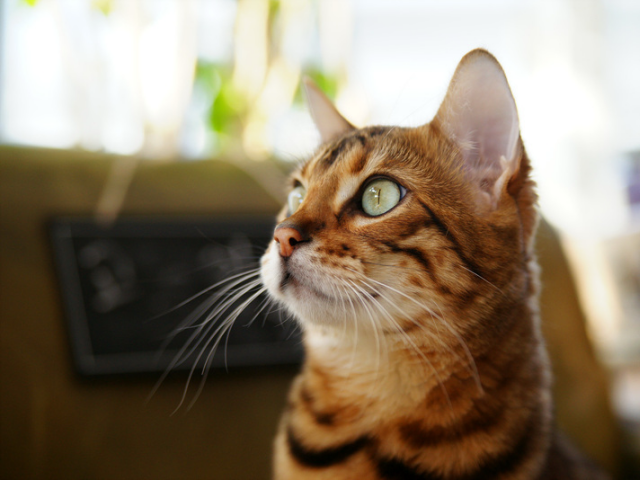
#> input picture OpenCV/cat.bmp, 640 x 480 px, given in place of cat.jpg, which was not available
$ python m2_mosaic-test.py
#> lines starting #> are read from the running program, lines starting #| are printed output that depends on the picture; after the words box and inside, x2 and y2 are one past the last pixel; in counts of white or black regions, pixels touching at a corner belong together; pictures that were not available may be replaced by others from this repository, and a replacement may not be noted
#> further down, img is the input picture: shape (480, 640, 3); mean B, G, R 104.5, 125.6, 140.8
import matplotlib.pyplot as plt
import cv2
def mosaic(img, rect, size):
    # 모자이크 적용할 부분 추출하기
#> called with rect = (50, 50, 450, 450), size = 10
    (x1, y1, x2, y2) = rect
    w = x2 - x1
    h = y2 - y1
    i_rect = img[y1:y2, x1:x2]
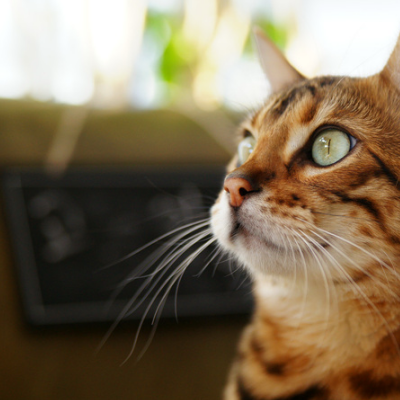
#> i_rect: shape (400, 400, 3); mean B, G, R 87.3, 111.9, 127.7

    # 축소하고 확대하기
    i_small = cv2.resize(i_rect, (size, size))
    i_mos = cv2.resize(i_small, (w, h), interpolation=cv2.INTER_AREA)
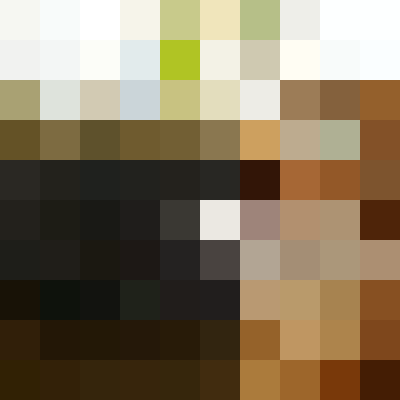
#> i_mos: shape (400, 400, 3); mean of channels 0, 1, 2 92.5, 116.7, 131.6; drawn as B, G, R

    # 모자이크 적용하기
    img2 = img.copy()
    img2[y1:y2, x1:x2] = i_mos
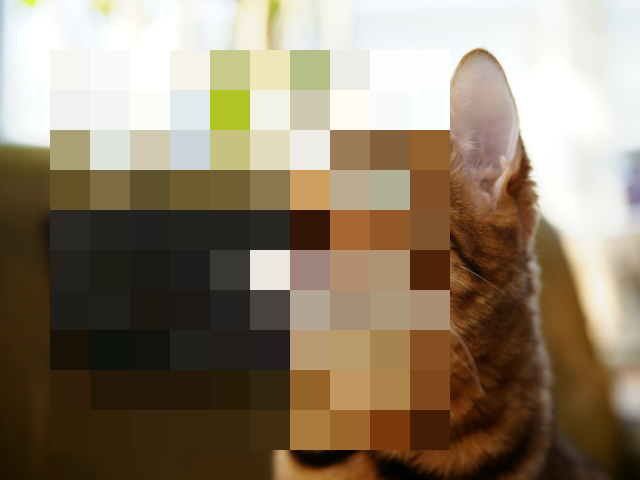
#> img2: shape (480, 640, 3); mean B, G, R 107.2, 128.1, 142.8
    return img2


# 이미지를 읽어 들이고 모자이크 처리하기
img = cv2.imread("./Darkhorseproject/cat.jpg")
mos = mosaic(img, (50, 50, 450, 450), 10)

# 이미지 출력하기
cv2.imwrite("./Darkhorseproject/cat-mosaic.png", mos)
plt.imshow(cv2.cvtColor(mos, cv2.COLOR_BGR2RGB))
plt.show()
